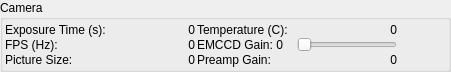
<?xml version="1.0" encoding="UTF-8"?>
<ui version="4.0">
 <class>GroupBox</class>
 <widget class="QGroupBox" name="GroupBox">
  <property name="geometry">
   <rect>
    <x>0</x>
    <y>0</y>
    <width>451</width>
    <height>72</height>
   </rect>
  </property>
  <property name="minimumSize">
   <size>
    <width>414</width>
    <height>0</height>
   </size>
  </property>
  <property name="windowTitle">
   <string>GroupBox</string>
  </property>
  <property name="title">
   <string>Camera</string>
  </property>
  <layout class="QHBoxLayout" name="horizontalLayout_7">
   <property name="spacing">
    <number>2</number>
   </property>
   <property name="margin">
    <number>2</number>
   </property>
   <item>
    <layout class="QVBoxLayout" name="verticalLayout_2">
     <property name="spacing">
      <number>0</number>
     </property>
     <item>
      <layout class="QHBoxLayout" name="horizontalLayout">
       <item>
        <widget class="QLabel" name="exposureTimeLabel">
         <property name="sizePolicy">
          <sizepolicy hsizetype="Preferred" vsizetype="Preferred">
           <horstretch>0</horstretch>
           <verstretch>0</verstretch>
          </sizepolicy>
         </property>
         <property name="minimumSize">
          <size>
           <width>100</width>
           <height>0</height>
          </size>
         </property>
         <property name="maximumSize">
          <size>
           <width>10000</width>
           <height>16777215</height>
          </size>
         </property>
         <property name="text">
          <string>Exposure Time (s):</string>
         </property>
        </widget>
       </item>
       <item>
        <widget class="QLabel" name="exposureTimeText">
         <property name="sizePolicy">
          <sizepolicy hsizetype="Preferred" vsizetype="Preferred">
           <horstretch>0</horstretch>
           <verstretch>0</verstretch>
          </sizepolicy>
         </property>
         <property name="minimumSize">
          <size>
           <width>50</width>
           <height>0</height>
          </size>
         </property>
         <property name="maximumSize">
          <size>
           <width>100000</width>
           <height>16777215</height>
          </size>
         </property>
         <property name="layoutDirection">
          <enum>Qt::LeftToRight</enum>
         </property>
         <property name="frameShape">
          <enum>QFrame::NoFrame</enum>
         </property>
         <property name="text">
          <string>0</string>
         </property>
         <property name="alignment">
          <set>Qt::AlignRight|Qt::AlignTrailing|Qt::AlignVCenter</set>
         </property>
        </widget>
       </item>
      </layout>
     </item>
     <item>
      <layout class="QHBoxLayout" name="horizontalLayout_4">
       <item>
        <widget class="QLabel" name="FPSLabel">
         <property name="sizePolicy">
          <sizepolicy hsizetype="Preferred" vsizetype="Preferred">
           <horstretch>0</horstretch>
           <verstretch>0</verstretch>
          </sizepolicy>
         </property>
         <property name="minimumSize">
          <size>
           <width>100</width>
           <height>0</height>
          </size>
         </property>
         <property name="maximumSize">
          <size>
           <width>10000</width>
           <height>16777215</height>
          </size>
         </property>
         <property name="text">
          <string>FPS (Hz):</string>
         </property>
        </widget>
       </item>
       <item>
        <widget class="QLabel" name="FPSText">
         <property name="sizePolicy">
          <sizepolicy hsizetype="Preferred" vsizetype="Preferred">
           <horstretch>0</horstretch>
           <verstretch>0</verstretch>
          </sizepolicy>
         </property>
         <property name="minimumSize">
          <size>
           <width>50</width>
           <height>0</height>
          </size>
         </property>
         <property name="maximumSize">
          <size>
           <width>10000</width>
           <height>16777215</height>
          </size>
         </property>
         <property name="layoutDirection">
          <enum>Qt::LeftToRight</enum>
         </property>
         <property name="text">
          <string>0</string>
         </property>
         <property name="alignment">
          <set>Qt::AlignRight|Qt::AlignTrailing|Qt::AlignVCenter</set>
         </property>
        </widget>
       </item>
      </layout>
     </item>
     <item>
      <layout class="QHBoxLayout" name="horizontalLayout_6">
       <item>
        <widget class="QLabel" name="pictureSizeLabel">
         <property name="sizePolicy">
          <sizepolicy hsizetype="Preferred" vsizetype="Preferred">
           <horstretch>0</horstretch>
           <verstretch>0</verstretch>
          </sizepolicy>
         </property>
         <property name="minimumSize">
          <size>
           <width>100</width>
           <height>0</height>
          </size>
         </property>
         <property name="maximumSize">
          <size>
           <width>10000</width>
           <height>16777215</height>
          </size>
         </property>
         <property name="text">
          <string>Picture Size:</string>
         </property>
        </widget>
       </item>
       <item>
        <widget class="QLabel" name="pictureSizeText">
         <property name="sizePolicy">
          <sizepolicy hsizetype="Preferred" vsizetype="Preferred">
           <horstretch>0</horstretch>
           <verstretch>0</verstretch>
          </sizepolicy>
         </property>
         <property name="minimumSize">
          <size>
           <width>90</width>
           <height>0</height>
          </size>
         </property>
         <property name="maximumSize">
          <size>
           <width>10000</width>
           <height>16777215</height>
          </size>
         </property>
         <property name="layoutDirection">
          <enum>Qt::LeftToRight</enum>
         </property>
         <property name="text">
          <string>0</string>
         </property>
         <property name="alignment">
          <set>Qt::AlignRight|Qt::AlignTrailing|Qt::AlignVCenter</set>
         </property>
        </widget>
       </item>
      </layout>
     </item>
    </layout>
   </item>
   <item>
    <layout class="QVBoxLayout" name="verticalLayout">
     <property name="spacing">
      <number>0</number>
     </property>
     <item>
      <layout class="QHBoxLayout" name="horizontalLayout_2">
       <item>
        <widget class="QLabel" name="temperatureLabel">
         <property name="sizePolicy">
          <sizepolicy hsizetype="Preferred" vsizetype="Preferred">
           <horstretch>0</horstretch>
           <verstretch>0</verstretch>
          </sizepolicy>
         </property>
         <property name="minimumSize">
          <size>
           <width>100</width>
           <height>0</height>
          </size>
         </property>
         <property name="maximumSize">
          <size>
           <width>10000</width>
           <height>16777215</height>
          </size>
         </property>
         <property name="text">
          <string>Temperature (C):</string>
         </property>
        </widget>
       </item>
       <item>
        <widget class="QLabel" name="temperatureText">
         <property name="sizePolicy">
          <sizepolicy hsizetype="Preferred" vsizetype="Preferred">
           <horstretch>0</horstretch>
           <verstretch>0</verstretch>
          </sizepolicy>
         </property>
         <property name="minimumSize">
          <size>
           <width>50</width>
           <height>0</height>
          </size>
         </property>
         <property name="maximumSize">
          <size>
           <width>10000</width>
           <height>16777215</height>
          </size>
         </property>
         <property name="layoutDirection">
          <enum>Qt::LeftToRight</enum>
         </property>
         <property name="text">
          <string>0</string>
         </property>
         <property name="alignment">
          <set>Qt::AlignRight|Qt::AlignTrailing|Qt::AlignVCenter</set>
         </property>
        </widget>
       </item>
      </layout>
     </item>
     <item>
      <layout class="QHBoxLayout" name="horizontalLayout_3">
       <item>
        <widget class="QLabel" name="EMCCDLabel">
         <property name="sizePolicy">
          <sizepolicy hsizetype="Preferred" vsizetype="Preferred">
           <horstretch>0</horstretch>
           <verstretch>0</verstretch>
          </sizepolicy>
         </property>
         <property name="minimumSize">
          <size>
           <width>100</width>
           <height>0</height>
          </size>
         </property>
         <property name="maximumSize">
          <size>
           <width>10000</width>
           <height>16777215</height>
          </size>
         </property>
         <property name="text">
          <string>EMCCD Gain: 0</string>
         </property>
        </widget>
       </item>
       <item>
        <widget class="QSlider" name="EMCCDSlider">
         <property name="sizePolicy">
          <sizepolicy hsizetype="Preferred" vsizetype="Preferred">
           <horstretch>0</horstretch>
           <verstretch>0</verstretch>
          </sizepolicy>
         </property>
         <property name="minimumSize">
          <size>
           <width>100</width>
           <height>0</height>
          </size>
         </property>
         <property name="maximumSize">
          <size>
           <width>10000</width>
           <height>16777215</height>
          </size>
         </property>
         <property name="maximum">
          <number>100</number>
         </property>
         <property name="value">
          <number>0</number>
         </property>
         <property name="orientation">
          <enum>Qt::Horizontal</enum>
         </property>
        </widget>
       </item>
      </layout>
     </item>
     <item>
      <layout class="QHBoxLayout" name="horizontalLayout_5">
       <item>
        <widget class="QLabel" name="preampGainLabel">
         <property name="sizePolicy">
          <sizepolicy hsizetype="Preferred" vsizetype="Preferred">
           <horstretch>0</horstretch>
           <verstretch>0</verstretch>
          </sizepolicy>
         </property>
         <property name="minimumSize">
          <size>
           <width>100</width>
           <height>0</height>
          </size>
         </property>
         <property name="maximumSize">
          <size>
           <width>10000</width>
           <height>16777215</height>
          </size>
         </property>
         <property name="text">
          <string>Preamp Gain:</string>
         </property>
        </widget>
       </item>
       <item>
        <widget class="QLabel" name="preampGainText">
         <property name="sizePolicy">
          <sizepolicy hsizetype="Preferred" vsizetype="Preferred">
           <horstretch>0</horstretch>
           <verstretch>0</verstretch>
          </sizepolicy>
         </property>
         <property name="minimumSize">
          <size>
           <width>50</width>
           <height>0</height>
          </size>
         </property>
         <property name="maximumSize">
          <size>
           <width>10000</width>
           <height>16777215</height>
          </size>
         </property>
         <property name="layoutDirection">
          <enum>Qt::LeftToRight</enum>
         </property>
         <property name="text">
          <string>0</string>
         </property>
         <property name="alignment">
          <set>Qt::AlignRight|Qt::AlignTrailing|Qt::AlignVCenter</set>
         </property>
        </widget>
       </item>
      </layout>
     </item>
    </layout>
   </item>
   <item>
    <spacer name="horizontalSpacer">
     <property name="orientation">
      <enum>Qt::Horizontal</enum>
     </property>
     <property name="sizeHint" stdset="0">
      <size>
       <width>71</width>
       <height>20</height>
      </size>
     </property>
    </spacer>
   </item>
  </layout>
  <zorder>horizontalSpacer</zorder>
 </widget>
 <resources/>
 <connections/>
</ui>
